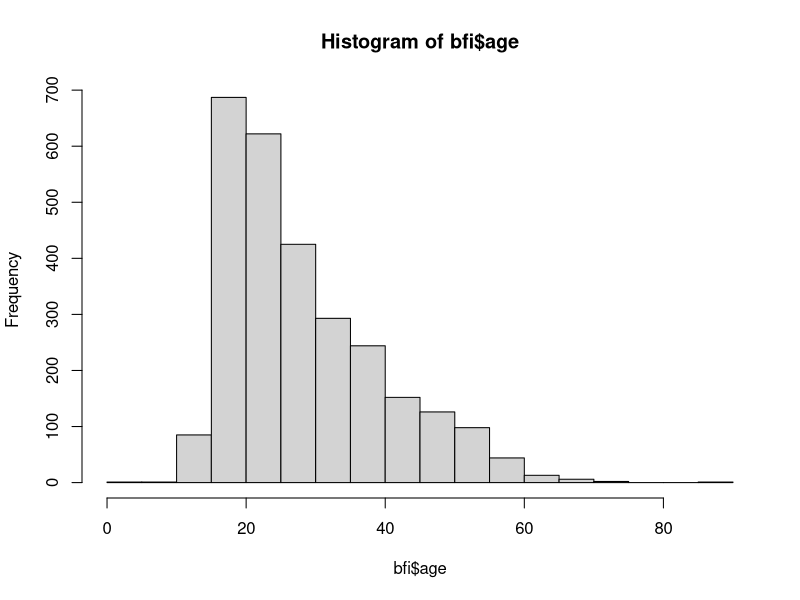
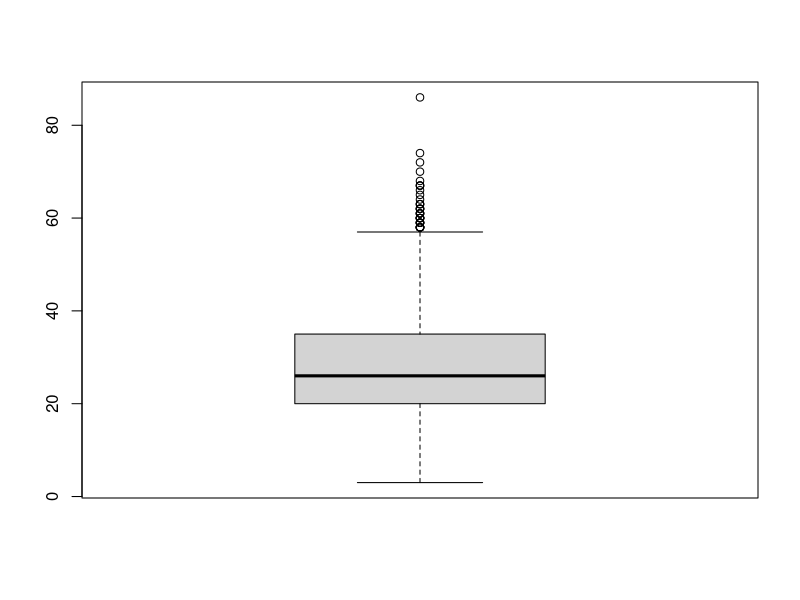
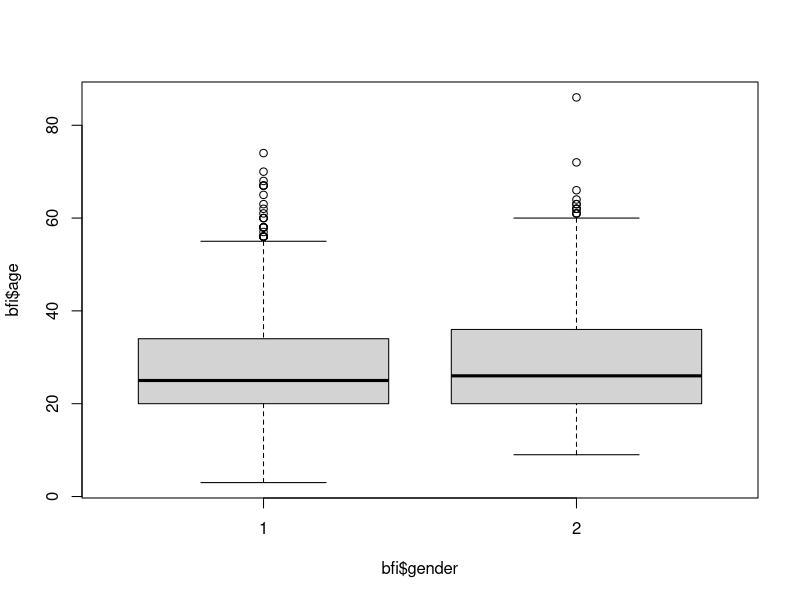
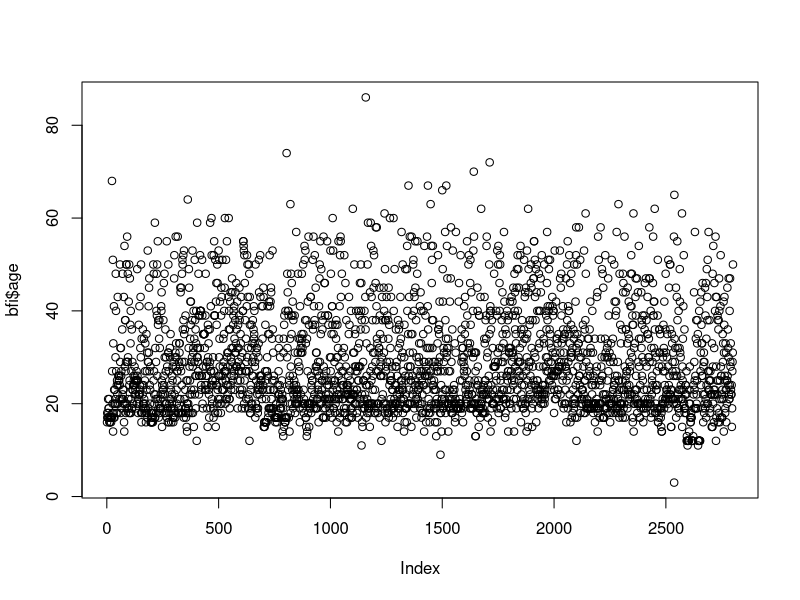

Reproduce these figures in R, in order.
install.packages('psych')
library(psych)

# Using an included data set within the psych pacakge called bfi

# the bfi is from the "big five factor model

# just run the following to see the data set

# your textbook's chapters 3 and 4 will be helpful


# what is a function?
# make a function
# let's say we want to take a number and add 1 to it a certain number of times
# why would we?  Well, for an example.  So, let's say we want to add the number 1 to a starting number 4, but do it 6 times:

#  4 +1 +1 +1 +1 +1 +1

# We could just highlight the relevant bits and execute, or we could write a function:


add_1 <- function(start,count){start + 1 * count}

# if we execute that code, we can now just use the add_1() function with arguments, like so:

add_1(4,6)

##note your enviornment pane has a new bit of info


# I want to redo that function to give you some vocab

add_1 <- function(  start = 0  ,  count = 0 ) {

  start + (  1 * count  )

  }

# arguments are what are needed for the function to run
# argument defaults are helpful for common values

## the sum function

# making some data

data <- c(3,5,8)

sum(data)  #note the output

# But what if data has a missing value, NA ?

data <- c(3,5,8,NA)

sum(data)  #note the output...oops.

# how do you sum a missing value?  you have to tell 'sum' to remove it.

sum(data,na.rm=TRUE)   #it worked,
sum(data,na.rm=T)   #so does this.

# length() function. This function counts the items in a vector

length(data)


# What is the average of your data?   Could you make a function using sum?  How do you compute 'average'?

#   sum the numbers, divide by the count of numbers

# try writing a function



#Try the mean() function.



#so, here is a dataset regarding personality variables.

bfi

# https://personality-project.org/r/html/bfi.html

class(bfi)

str(bfi)

summary(bfi)

summary(bfi$gender)

summary(bfi[,c("gender","education","age")])

#what would you need to do to find the average of education?  of Age?


# plotting

# base R and ggplot


# Histograms

hist(bfi$age)

# Boxplots
boxplot(bfi$age)
boxplot(bfi$age~bfi$gender)

# scatterplots
plot(bfi$age)


#Save your work